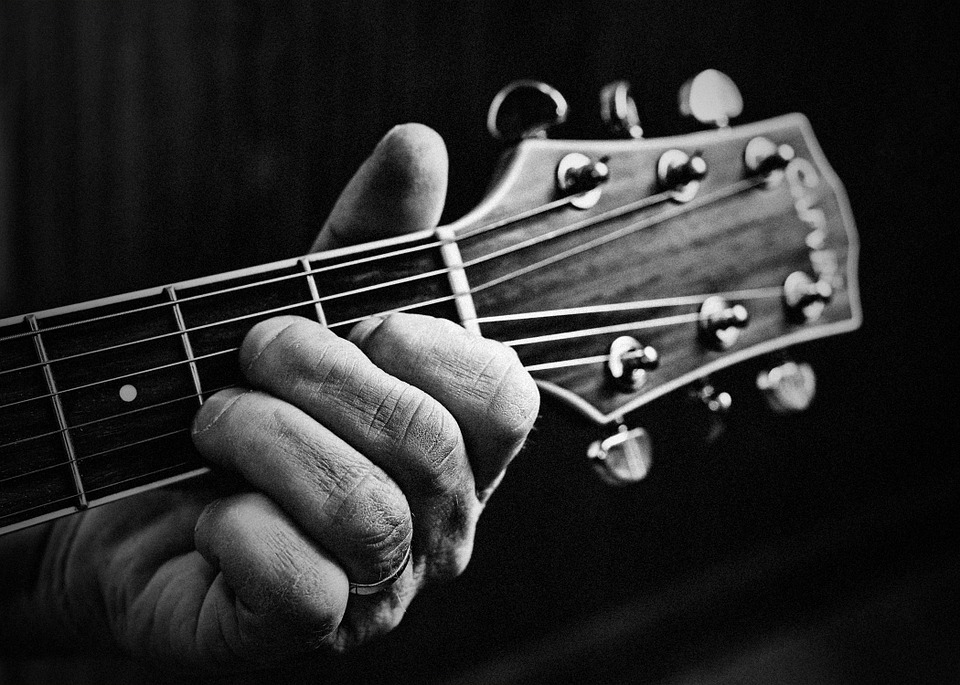
//> input picture OpencvLibro/histogrambn/guitarra.jpg, 960 x 685 px
$ ./main   (built with g++ and OpenCV 4)
//> lines starting //> are read from the running program, lines starting //| are printed output that depends on the picture; after the words box and inside, x2 and y2 are one past the last pixel; in counts of white or black regions, pixels touching at a corner belong together
### OpencvLibro/histogrambn/HistogramBN.h
#pragma once
#include <opencv2/highgui/highgui.hpp>
#include <opencv2/imgproc/imgproc.hpp>
#include <cstdio>
#include <opencv2/opencv.hpp>
using namespace cv;
using namespace std;

class HistogramBn {
private:
	//Los atributos son los neecesarios  para la funcion calcHist();
	/*histSize = numero de contenedores en el histograma
	  hrnage   = es el rango de valores maximo y minimo que tomaran los contenedores ne este caso es de 0.0 a 256.0
	  ranges   = es un apuntador a hranges, esto asi lo pide la funcion de opencv
	  channels = es el numero de canales de la imagen, en este caso al ser en B/N el numero de canales es 1*/

	int histSize[1]; //Numbers of bins in histogram
	float hranges[2]; // range of values
	const float *ranges[1]; //Pointer to the value ranges
	int channels[1]; //Channel number to be examinated

public:
	HistogramBn() {
		//Prepare default arguments for 1D histogram
		histSize[0] = 256; //256 bins
		hranges[0] = 0.0; // From 0 (inclusive)
		hranges[1] = 256.0; //to 256 (exclusive)
		ranges[0] = hranges;
		channels[0] = 0; //Channel 0
	}

	//Computes the histogram for one dimension
	Mat getHistogram(const Mat &image) {
		Mat hist;
		//Computes the histogram
		calcHist(&image, 1, channels, Mat(), hist, 1, histSize, ranges);
		return hist;

	}
	// Computes the 1D histogram and returns an image of it.
	Mat getHistogramImage(const Mat &image, int zoom = 1) {
		//Compute histogram first
		Mat hist = getHistogram(image);
		//Creates image
		return getImageOfHistogram(hist, zoom);
	}

	static Mat getImageOfHistogram(const Mat &hist, int zoom) {
		//Get min and max bin values
		double maxVal = 0;
		double minVal = 0;
		minMaxLoc(hist, &minVal, &maxVal, 0, 0);
		cout << "MaxVal:" << maxVal << endl;
		//get histogram size
		int histSize = hist.rows;
		cout << hist.rows << endl;
		//square image on which to display histogram
		Mat histImg(histSize*zoom, histSize*zoom, CV_8U, Scalar(255));
		//set highest pont at 90% of nbins
		int hpt = static_cast<int>(0.9*histSize);
		//Draw vertical line of each bin
		for (int h = 0; h < histSize; h++) {
			float binVal = hist.at<float>(h);
			if (binVal > 0) {
				int intensity = static_cast<int>(binVal*hpt / maxVal);
				cv::line(histImg, Point(h*zoom, histSize*zoom),Point(h*zoom, (histSize - intensity)*zoom),Scalar(0), zoom);
			}
		}
		return histImg;

	}

	static Mat applyLookUp(const Mat &image, const Mat& lookup) {
		Mat result;
		LUT(image, lookup, result);
		return result;
	}
	Mat stretch(const Mat &image, int minValue = 0) {
		//Primero calculamos el histograma
		Mat histograma = getHistogram(image);
		//Encontrando el valor min de la izquierda a la derecha
		int imin = 0;
		for (; imin < histSize[0]; imin++) {
			if (histograma.at<float>(imin) > minValue)
				break;
		}
		int imax = histSize[0] - 1;
		for (; imax >= 0; imax--) {
			if (histograma.at<float>(imax) > minValue)
				break;
		}
		//Creando la lookuptable
		int dim(256);
		Mat lut(1, &dim, CV_8U);
		//consttruyendo la LUT
		for (int i = 0; i < dim; i++) {
			if (i < imin)
				lut.at<uchar>(i) = 0;
			else if (i > imax)
				lut.at<uchar>(i) = 255;
			else
				lut.at<uchar>(i) = cvRound(255.0*(i - imin) / (imax - imin));
		}
		Mat result;
		result = applyLookUp(image, lut);
		return result;


	}
};

### OpencvLibro/histogrambn/main.cpp
#include <opencv2/highgui/highgui.hpp>
#include <opencv2/imgproc/imgproc.hpp>
#include <cstdio>
#include <opencv2/opencv.hpp>
#include "HistogramBN.h"
using namespace cv;
using namespace std;


int main(){
	//Cargando la imagen
	char Imagen[] = "guitarra.jpg";
	Mat imag;
	imag = imread(Imagen, CV_LOAD_IMAGE_GRAYSCALE);
//> imag: 685 rows x 960 cols, CV_8UC1; min 0, max 255, mean 44.1
	if (imag.empty()) {
		cout << "Error al cargar la imagen" << endl;

	}

	Mat hs;			//creando matriz para almacenar el histograma
	HistogramBn histo; //Creando instancia del objeto
	hs = histo.getHistogram(imag); //Calculo del histograma
//> in getHistogram, `calcHist(&image, 1, channels, Mat(), hist, 1, histSize, ranges);`: hist = 256 values, max 28872 at index 7, min 70 at index 253, mean 2568.8
//> hs has the same summary as hist in getHistogram

	//Podemos ver el valor del histograma si recorremos la matriz hs
	float sum = 0;
	for (int i = 0; i < 256; i++) {
		cout << "Valor" << i << "=" << hs.at<float>(i) << endl;
		sum = sum + hs.at<float>(i);
	}
//> this loop made 256 passes
//> sum on passes 1 to 3: 13363, 23223, 37996
//| Valor0=13363
//| Valor1=9860
//| Valor2=14773
//| Valor3=19324
//| Valor4=23646
//| Valor5=26610
//| Valor6=28529
//| Valor7=28872
//> (output is shown up to pass 8 of 256)
//> after the loop, sum = 657600

	cout << sum << endl;
//| 657600
	// los valores que se imprime son los pixeles que tiene cada contenedor.
	//Pero a nosotros no nos sirve en forma de lista, es mejor la visualizacion
	//de manera grafica.


	namedWindow("Imagen", WINDOW_AUTOSIZE);
	imshow("Imagen", imag);
	namedWindow("asdf");
	//Se llama el metodo para visualizar el histograma de manera grafica
	imshow("asdf", histo.getHistogramImage(imag));
//> in getImageOfHistogram, `minMaxLoc(hist, &minVal, &maxVal, 0, 0);`: minVal = 70; maxVal = 28872
//| MaxVal:28872
//| 256
//> the loop in getImageOfHistogram, `for (int h = 0; h < histSize; h++)` made 256 passes
//> (binVal, intensity) on passes 1 to 12: (13363, 106), (9860, 78), (14773, 117), (19324, 153), (23646, 188), (26610, 211), (28529, 227), (28872, 230), (28416, 226), (27052, 215), (25255, 201), (23330, 185)
//> after the loop in getImageOfHistogram, `for (int h = 0; h < histSize; h++)`:
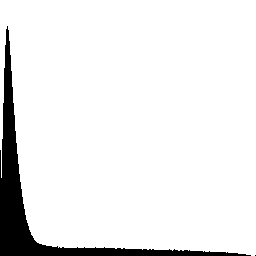
//> histImg: 256 rows x 256 cols, CV_8UC1; 92.2% white; 2 black regions (1 under 20 px), largest, box (x1, y1, x2, y2) and area: (0, 26, 251, 256) 5095
	//De acuerdo al histograma la imagen tiene una grancantidad de pixeles que tienden al color negro
	//Ahora usaremos la funcion threshold para separar los pixeles mas oscuros

	Mat tresholdimg;
	threshold(imag, tresholdimg, 60, 255, THRESH_BINARY);
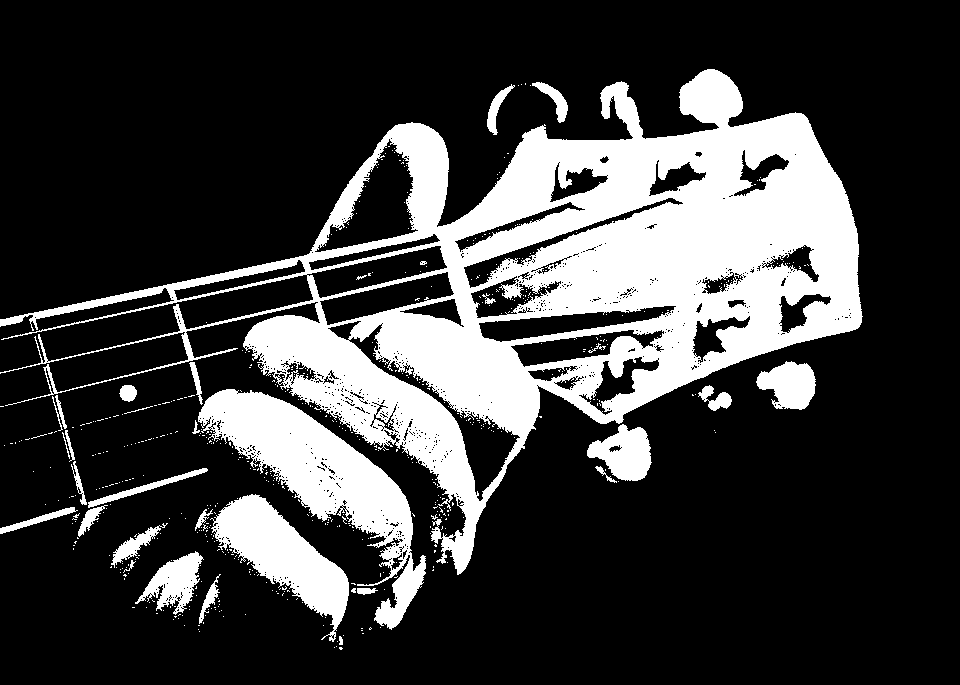
//> tresholdimg: 685 rows x 960 cols, CV_8UC1; 24% white; 564 white regions (533 under 20 px), largest, box (x1, y1, x2, y2) and area: (0, 69, 863, 575) 120505, (198, 389, 426, 630) 16396, (210, 494, 349, 642) 7981
	namedWindow("Imgthreshold", WINDOW_AUTOSIZE);
	imshow("Imgthreshold", tresholdimg);
	cout << "Rows: " << hs.rows << " " << "Cols:" << hs.cols << endl;
//| Rows: 256 Cols:1

	/********************************************************
	*		LOOK UP TABLES
	*
	********************************************************/
	/*Creando una tabla de inversion*/
	int dim(256);
	Mat lut(1, &dim, CV_8U);
	/*Inicializando la tabla*/
	for (int i = 0; i < dim; i++) {
		lut.at<uchar>(i) = 255 - i;
	}
	/*Cargando una imagen*/
	char Nombre[] = "chica.jpg";
	Mat imagen = imread(Nombre);
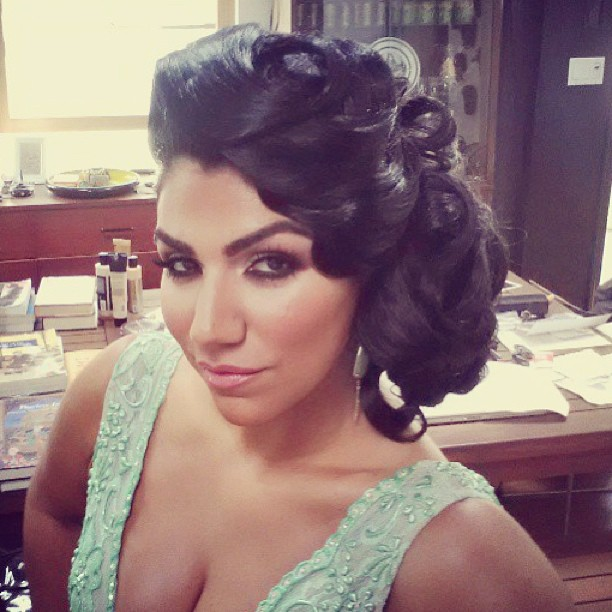
//> input picture OpencvLibro/histogrambn/chica.jpg, 612 x 612 px
//> imagen is the input picture: 612 rows x 612 cols, CV_8UC3; mean B, G, R 120.4, 119.5, 145.6
	Mat salidalut;
	HistogramBn lookup;
	salidalut = lookup.applyLookUp(imagen, lut);
//> in applyLookUp, `LUT(image, lookup, result);`:
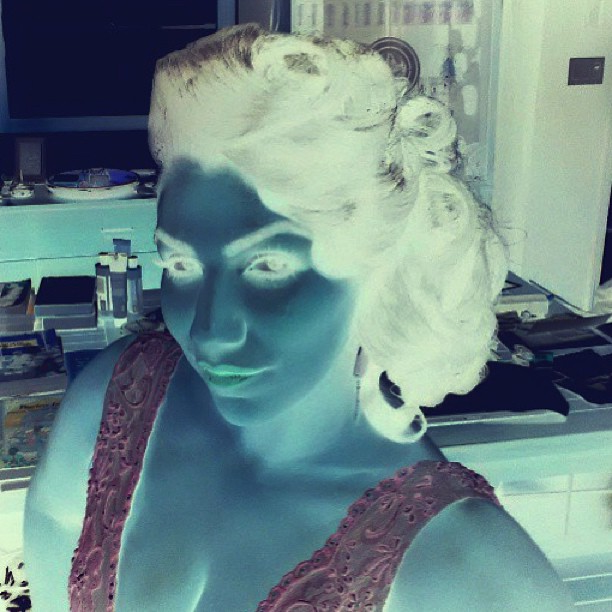
//> result: 612 rows x 612 cols, CV_8UC3; mean B, G, R 134.6, 135.5, 109.4
	namedWindow("lut", CV_WINDOW_AUTOSIZE);
	imshow("lut", salidalut);

	/********************************************************
	*			STRETCH IMAGE CON LUT
	*
	********************************************************/
	char Nimg[] = "guitarra.jpg";
	Mat img,histos;
	img = imread(Nimg, CV_LOAD_IMAGE_GRAYSCALE);
	namedWindow("orig", CV_WINDOW_AUTOSIZE);
	namedWindow("orighist", CV_WINDOW_AUTOSIZE);
	imshow("orig", img);

	HistogramBn myhist,a;
	histos = myhist.getHistogramImage(img);
//| MaxVal:28872
//| 256
//> the loop in getImageOfHistogram (call 2), `for (int h = 0; h < histSize; h++)` made 256 passes
	imshow("orighist", histos);
	Mat stretched = myhist.stretch(img, 0.01f);
//> in stretch, `Mat histograma = getHistogram(image);`: histograma has the same summary as hist in getHistogram
//> after the loop in stretch, `for (; imin < histSize[0]; imin++)`: imin = 0
//> after the loop in stretch, `for (; imax >= 0; imax--)`: imax = 255
//> after the loop in stretch, `for (int i = 0; i < dim; i++)`: lut = 256 values from 0 to 255
	namedWindow("stretch", CV_WINDOW_AUTOSIZE);
	imshow("stretch", stretched);
	namedWindow("a", CV_WINDOW_AUTOSIZE);
	imshow("a", a.getHistogramImage(stretched));
//| MaxVal:28872
//| 256


	waitKey(0);
	return 0;
}
